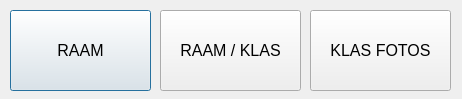
<?xml version="1.0" encoding="UTF-8"?>
<ui version="4.0">
 <class>choose</class>
 <widget class="QDialog" name="choose">
  <property name="geometry">
   <rect>
    <x>0</x>
    <y>0</y>
    <width>462</width>
    <height>99</height>
   </rect>
  </property>
  <property name="windowTitle">
   <string>Dialog</string>
  </property>
  <widget class="QPushButton" name="btnRaam">
   <property name="geometry">
    <rect>
     <x>10</x>
     <y>10</y>
     <width>141</width>
     <height>81</height>
    </rect>
   </property>
   <property name="font">
    <font>
     <pointsize>12</pointsize>
    </font>
   </property>
   <property name="text">
    <string>RAAM</string>
   </property>
  </widget>
  <widget class="QPushButton" name="btnRaamAndKF">
   <property name="geometry">
    <rect>
     <x>160</x>
     <y>10</y>
     <width>141</width>
     <height>81</height>
    </rect>
   </property>
   <property name="font">
    <font>
     <pointsize>12</pointsize>
    </font>
   </property>
   <property name="text">
    <string>RAAM / KLAS</string>
   </property>
  </widget>
  <widget class="QPushButton" name="btnKlas">
   <property name="geometry">
    <rect>
     <x>310</x>
     <y>10</y>
     <width>141</width>
     <height>81</height>
    </rect>
   </property>
   <property name="font">
    <font>
     <pointsize>12</pointsize>
    </font>
   </property>
   <property name="text">
    <string>KLAS FOTOS</string>
   </property>
  </widget>
 </widget>
 <resources/>
 <connections/>
</ui>
